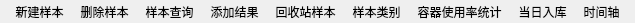
     <widget class="QWidget" name="layoutWidget">
      <property name="geometry">
       <rect>
        <x>0</x>
        <y>10</y>
        <width>571</width>
        <height>56</height>
       </rect>
      </property>
      <layout class="QHBoxLayout" name="horizontalLayout_sample" stretch="0,0,0,0,0,0,0,0,0">
       <property name="spacing">
        <number>8</number>
       </property>
       <property name="sizeConstraint">
        <enum>QLayout::SetFixedSize</enum>
       </property>
       <property name="topMargin">
        <number>1</number>
       </property>
       <property name="bottomMargin">
        <number>1</number>
       </property>
       <item>
        <widget class="QToolButton" name="add_sample">
         <property name="styleSheet">
          <string notr="true">border:none;
</string>
         </property>
         <property name="text">
          <string>新建样本</string>
         </property>
         <property name="icon">
          <iconset resource="icon.qrc">
           <normaloff>:/newPrefix/pictures/document--plus.png</normaloff>:/newPrefix/pictures/document--plus.png</iconset>
         </property>
         <property name="toolButtonStyle">
          <enum>Qt::ToolButtonTextUnderIcon</enum>
         </property>
        </widget>
       </item>
       <item>
        <widget class="QToolButton" name="delete_sample">
         <property name="styleSheet">
          <string notr="true">border:none;</string>
         </property>
         <property name="text">
          <string>删除样本</string>
         </property>
         <property name="icon">
          <iconset resource="icon.qrc">
           <normaloff>:/newPrefix/pictures/cross-script.png</normaloff>:/newPrefix/pictures/cross-script.png</iconset>
         </property>
         <property name="toolButtonStyle">
          <enum>Qt::ToolButtonTextUnderIcon</enum>
         </property>
        </widget>
       </item>
       <item>
        <widget class="QToolButton" name="search_sample">
         <property name="styleSheet">
          <string notr="true">border:none;</string>
         </property>
         <property name="text">
          <string>样本查询</string>
         </property>
         <property name="icon">
          <iconset resource="icon.qrc">
           <normaloff>:/newPrefix/pictures/blue-document-search-result.png</normaloff>:/newPrefix/pictures/blue-document-search-result.png</iconset>
         </property>
         <property name="toolButtonStyle">
          <enum>Qt::ToolButtonTextUnderIcon</enum>
         </property>
        </widget>
       </item>
       <item>
        <widget class="QToolButton" name="add_exam">
         <property name="styleSheet">
          <string notr="true">border:none;</string>
         </property>
         <property name="text">
          <string>添加结果</string>
         </property>
         <property name="icon">
          <iconset resource="icon.qrc">
           <normaloff>:/newPrefix/pictures/wrench--plus.png</normaloff>:/newPrefix/pictures/wrench--plus.png</iconset>
         </property>
         <property name="toolButtonStyle">
          <enum>Qt::ToolButtonTextUnderIcon</enum>
         </property>
        </widget>
       </item>
       <item>
        <widget class="QToolButton" name="trash">
         <property name="styleSheet">
          <string notr="true">border:none;</string>
         </property>
         <property name="text">
          <string>回收站样本</string>
         </property>
         <property name="icon">
          <iconset resource="icon.qrc">
           <normaloff>:/newPrefix/pictures/box-label.png</normaloff>:/newPrefix/pictures/box-label.png</iconset>
         </property>
         <property name="toolButtonStyle">
          <enum>Qt::ToolButtonTextUnderIcon</enum>
         </property>
        </widget>
       </item>
       <item>
        <widget class="QToolButton" name="sample_class">
         <property name="styleSheet">
          <string notr="true">border:none;</string>
         </property>
         <property name="text">
          <string>样本类别</string>
         </property>
         <property name="icon">
          <iconset resource="icon.qrc">
           <normaloff>:/newPrefix/pictures/chart-pie.png</normaloff>:/newPrefix/pictures/chart-pie.png</iconset>
         </property>
         <property name="toolButtonStyle">
          <enum>Qt::ToolButtonTextUnderIcon</enum>
         </property>
        </widget>
       </item>
       <item>
        <widget class="QToolButton" name="use_ratio">
         <property name="styleSheet">
          <string notr="true">border:none;</string>
         </property>
         <property name="text">
          <string>容器使用率统计</string>
         </property>
         <property name="icon">
          <iconset resource="icon.qrc">
           <normaloff>:/newPrefix/pictures/counter-count.png</normaloff>:/newPrefix/pictures/counter-count.png</iconset>
         </property>
         <property name="toolButtonStyle">
          <enum>Qt::ToolButtonTextUnderIcon</enum>
         </property>
        </widget>
       </item>
       <item>
        <widget class="QToolButton" name="enter_today">
         <property name="styleSheet">
          <string notr="true">border:none;</string>
         </property>
         <property name="text">
          <string>当日入库</string>
         </property>
         <property name="icon">
          <iconset resource="icon.qrc">
           <normaloff>:/newPrefix/pictures/clock--plus.png</normaloff>:/newPrefix/pictures/clock--plus.png</iconset>
         </property>
         <property name="toolButtonStyle">
          <enum>Qt::ToolButtonTextUnderIcon</enum>
         </property>
        </widget>
       </item>
       <item>
        <widget class="QToolButton" name="calendar">
         <property name="styleSheet">
          <string notr="true">border:none;</string>
         </property>
         <property name="text">
          <string>时间轴</string>
         </property>
         <property name="icon">
          <iconset resource="icon.qrc">
           <normaloff>:/newPrefix/pictures/search.bmp</normaloff>:/newPrefix/pictures/search.bmp</iconset>
         </property>
         <property name="toolButtonStyle">
          <enum>Qt::ToolButtonTextUnderIcon</enum>
         </property>
        </widget>
       </item>
      </layout>
     </widget>
